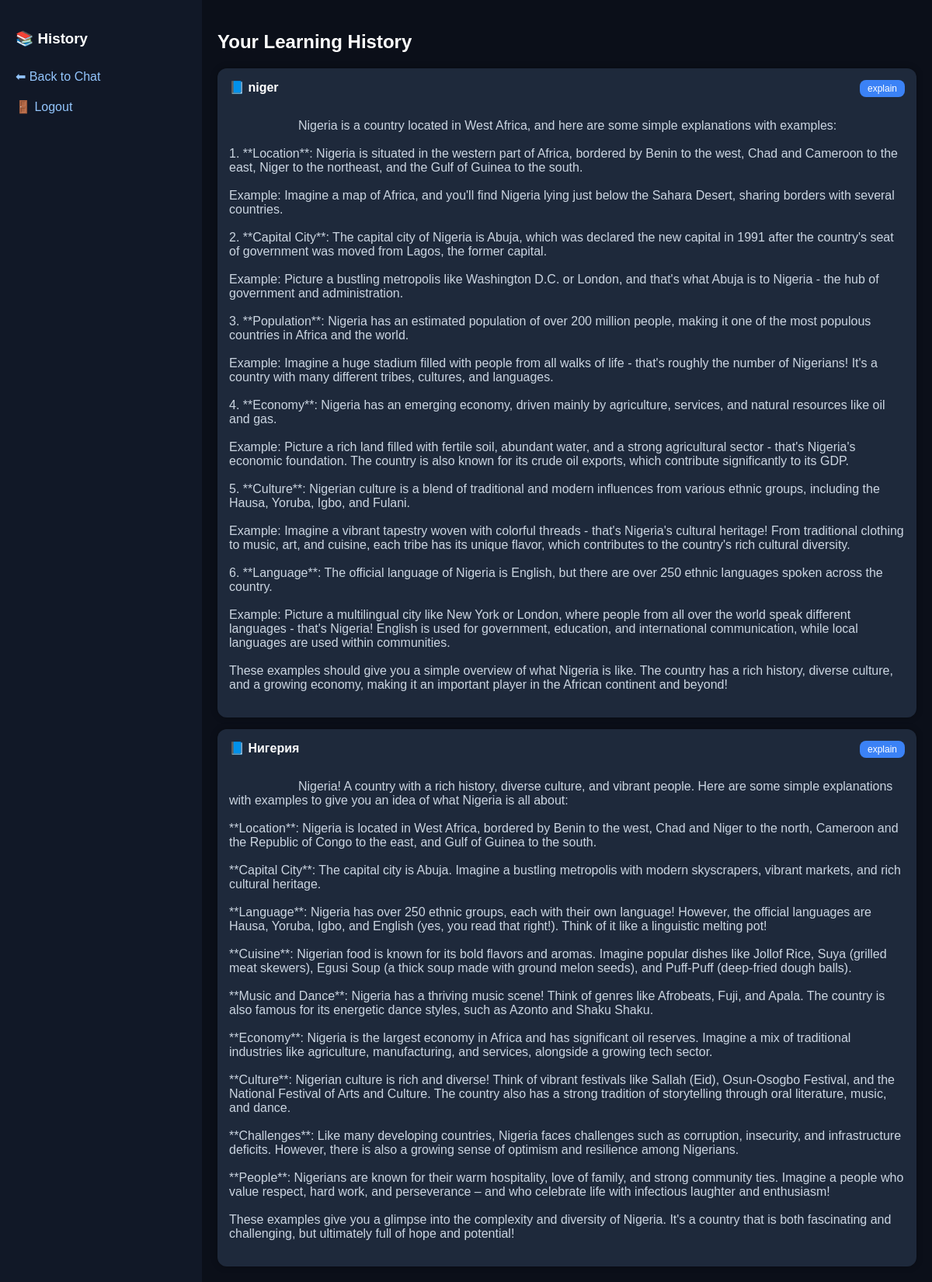
The app's page /history (signed in) with its own data.
### tables this page shows
CREATE TABLE history (
        id INTEGER PRIMARY KEY AUTOINCREMENT,
        user_id INTEGER,
        topic TEXT,
        mode TEXT,
        response TEXT
    );

### app.py (the view)
@app.route("/history")
def history():
    if "user_id" not in session:
        return redirect("/login")
    conn = sqlite3.connect("database.db")
    c = conn.cursor()
    c.execute("""
        SELECT topic, mode, response
        FROM history
        WHERE user_id=?
        ORDER BY id DESC
    """, (session["user_id"],))
    data = c.fetchall()
    conn.close()
    return render_template("history.html", data=data)

### templates/history.html (shortened to what this page needs)
<!DOCTYPE html>
<html>
<head>
    <link rel="stylesheet" href="/static/style.css">
</head>
<body>
<div class="history-app">
    <div class="sidebar">
        <h3>📚 History</h3>
        <a href="/">⬅ Back to Chat</a>
        <a href="/logout">🚪 Logout</a>
    </div>
    <div class="history-main">
        <h2>Your Learning History</h2>
        <div class="history-list">
            {% for item in data %}
            <div class="history-card">
                <div class="history-header">
                    <span class="topic">📘 {{ item[0] }}</span>
                    <span class="mode">{{ item[1] }}</span>
                </div>
                <div class="history-body">
                    {{ item[2] }}
                </div>
            </div>
            {% endfor %}
        </div>
    </div>
</div>
</body>
</html>

### static/style.css (style rules this page uses)
body { margin: 0; font-family: Arial, sans-serif; background: #0b0f19; color: white; }
.sidebar { width: 220px; background: #111827; padding: 20px; display: flex; flex-direction: column; }
.sidebar a { color: #93c5fd; text-decoration: none; margin: 10px 0; }
.history-app { display: flex; height: 100vh; }
.history-main { flex: 1; padding: 20px; overflow-y: auto; background: #0b0f19; }
.history-main h2 { margin-bottom: 20px; }
.history-list { display: flex; flex-direction: column; gap: 15px; }
.history-card { background: #1e293b; padding: 15px; border-radius: 12px; box-shadow: 0 0 8px rgba(0,0,0,0.3); transition: 0.2s; }
.history-header { display: flex; justify-content: space-between; margin-bottom: 10px; }
.topic { font-weight: bold; }
.mode { background: #3b82f6; padding: 4px 10px; border-radius: 8px; font-size: 12px; }
.history-body { white-space: pre-wrap; color: #cbd5e1; }

### records on screen
history: topic "niger", mode "explain", response "Nigeria is a country located in West Africa, and here are some simple explanations with examples: 1. **Location**: Nigeria is situated in the western part of Africa, bordered by Benin to the west, Chad and Cameroon to the east, Niger to the northeast, and the Gulf of Guinea to the south. Example: Imagine a map of Africa, and you'll find Nigeria lying just below the Sahara Desert, sharing borders with several countries. 2. **Capital City**: The capital city of Nigeria is Abuja, which was declared the new capital in 1991 after the country's seat of government was moved from Lagos, the former capital. Example: Picture a bustling metropolis like Washington D.C. or London, and that's what Abuja…"
history: topic "Нигерия", mode "explain", response "Nigeria! A country with a rich history, diverse culture, and vibrant people. Here are some simple explanations with examples to give you an idea of what Nigeria is all about: **Location**: Nigeria is located in West Africa, bordered by Benin to the west, Chad and Niger to the north, Cameroon and the Republic of Congo to the east, and Gulf of Guinea to the south. **Capital City**: The capital city is Abuja. Imagine a bustling metropolis with modern skyscrapers, vibrant markets, and rich cultural heritage. **Language**: Nigeria has over 250 ethnic groups, each with their own language! However, the official languages are Hausa, Yoruba, Igbo, and English (yes, you read that right!). Think of it…"
